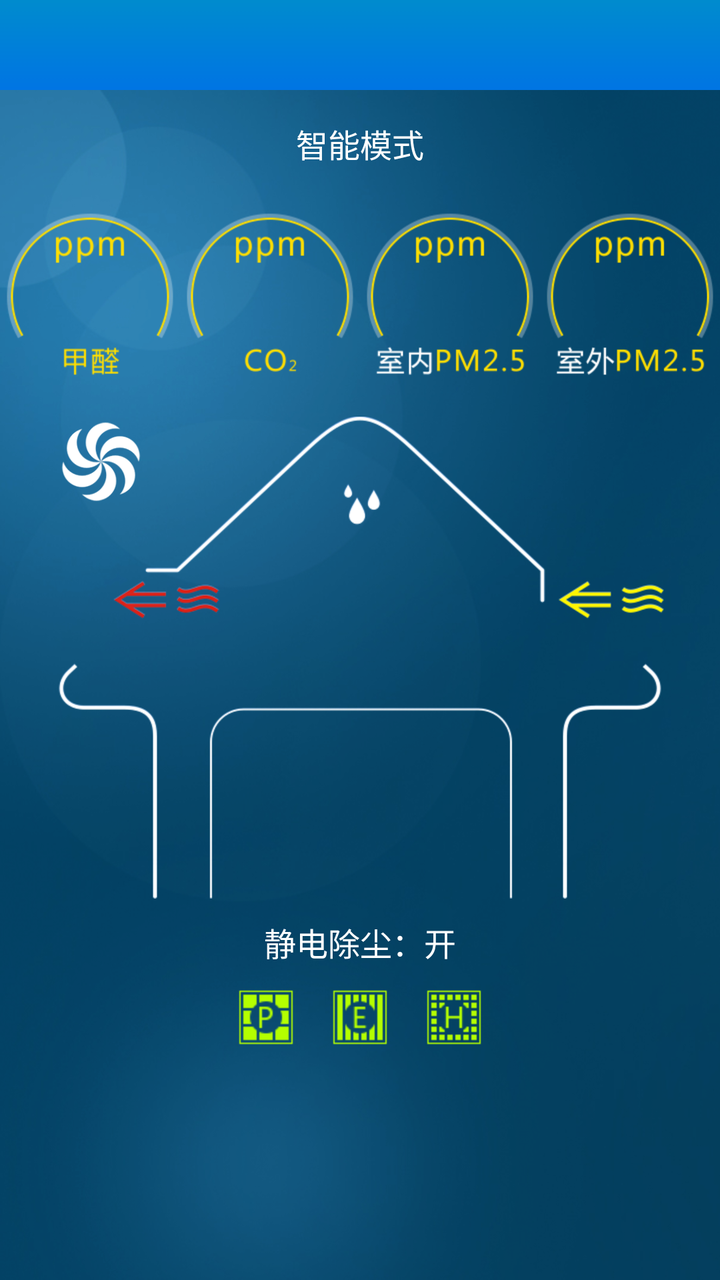
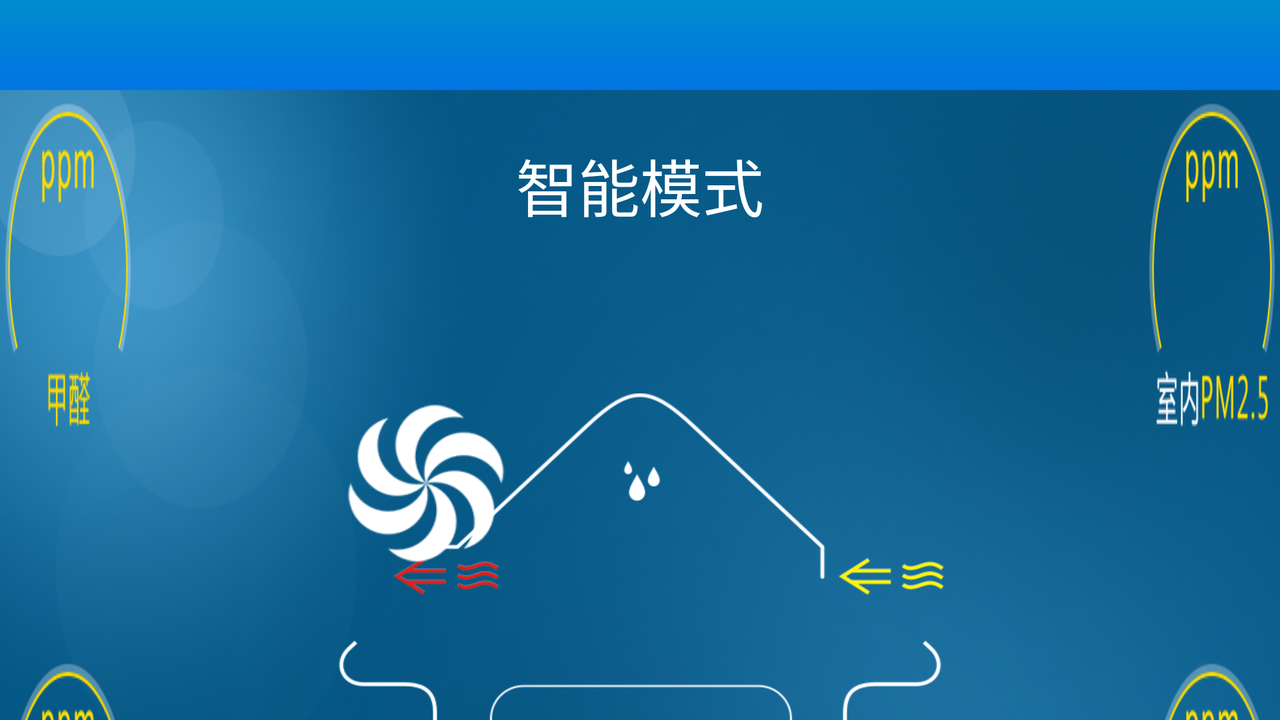

The same Android screen from two of the app's own layout files: first res/layout/ as a phone draws it, then the repository's variant for another configuration, drawn on a device whose configuration selects that folder. Both files follow.
<!-- AndroidManifest.xml: application theme ThemeActivity -->
<!-- res/layout/activity_home.xml -->
<RelativeLayout xmlns:android="http://schemas.android.com/apk/res/android"
    xmlns:app="http://schemas.android.com/apk/res-auto"
    android:layout_width="match_parent"
    android:layout_height="match_parent"
    android:background="@drawable/main_bg" >

    <include
        android:id="@+id/main_title"
        layout="@layout/title_with_back_btn_wrap" />

    <ScrollView
        android:layout_width="fill_parent"
        android:layout_height="fill_parent"
        android:layout_below="@id/main_title"
        android:fadingEdge="none"
        android:fillViewport="true"
        android:scrollbars="none" >

        <RelativeLayout
            android:layout_width="match_parent"
            android:layout_height="match_parent"
            android:background="@drawable/main_bg" >

            <TextView
                android:id="@+id/tv_mode"
                android:layout_width="wrap_content"
                android:layout_height="wrap_content"
                android:layout_centerHorizontal="true"
                android:layout_marginTop="15dp"
                android:text="智能模式"
                android:textColor="@color/white"
                android:textSize="@dimen/size_2" />

            <TextView
                android:id="@+id/tv_offline_mode"
                android:layout_width="wrap_content"
                android:layout_height="wrap_content"
                android:layout_below="@id/tv_mode"
                android:layout_centerHorizontal="true"
                android:textColor="@color/white"
                android:textSize="@dimen/size_4" />

            <LinearLayout
                android:id="@+id/ll_pm2dot5_layout"
                android:layout_width="wrap_content"
                android:layout_height="90dp"
                android:layout_below="@id/tv_mode"
                android:layout_centerHorizontal="true"
                android:layout_marginTop="20dp"
                android:gravity="center"
                android:orientation="horizontal" >

                <Button
                    android:id="@+id/pgv_jiaquan"
                    android:layout_width="90dp"
                    android:layout_height="90dp"
                    android:background="@drawable/iv_jiaquan"
                    android:textColor="@color/white"
                    android:textSize="@dimen/size_big_2" />

                <Button
                    android:id="@+id/pgv_co2"
                    android:layout_width="90dp"
                    android:layout_height="90dp"
                    android:background="@drawable/iv_co2"
                    android:textColor="@color/white"
                    android:textSize="@dimen/size_1" />

                <Button
                    android:id="@+id/pgv_pm_2dot5_in"
                    android:layout_width="90dp"
                    android:layout_height="90dp"
                    android:background="@drawable/iv_pm_2dot5_in"
                    android:textColor="@color/white"
                    android:textSize="@dimen/size_1" />

                <Button
                    android:id="@+id/pgv_pm_2dot5_out"
                    android:layout_width="90dp"
                    android:layout_height="90dp"
                    android:background="@drawable/iv_pm_2dot5_out"
                    android:textColor="@color/white"
                    android:textSize="@dimen/size_1" />
            </LinearLayout>

            <RelativeLayout
                android:id="@+id/rl_home_tab_layout"
                android:layout_width="wrap_content"
                android:layout_height="wrap_content"
                android:layout_below="@id/ll_pm2dot5_layout"
                android:layout_centerHorizontal="true"
                android:layout_marginTop="15dp"
                android:background="@drawable/home_bg" >
            </RelativeLayout>

            <ImageView
                android:id="@+id/iv_fans"
                android:layout_width="45dp"
                android:layout_height="45dp"
                android:layout_alignLeft="@id/rl_home_tab_layout"
                android:layout_alignTop="@id/rl_home_tab_layout"
                android:background="@drawable/icon_fans"
                android:contentDescription="@null" />

			<TextView
				android:id="@+id/tv_fans"
				android:layout_width="wrap_content"
				android:layout_height="wrap_content"
				android:gravity="center"
                android:layout_alignRight="@id/rl_home_tab_layout"
                android:layout_alignTop="@id/rl_home_tab_layout"
				android:layout_centerHorizontal="true"
				android:textColor="@color/white"
				android:textSize="@dimen/size_2" />
            <TextView
                android:id="@+id/tv_frequency"
                android:layout_width="wrap_content"
                android:layout_height="wrap_content"
                android:layout_alignBottom="@id/rl_home_tab_layout"
                android:layout_centerHorizontal="true"
                android:textColor="@color/white"
                android:textSize="@dimen/size_2" />

            <TextView
                android:id="@+id/tv_humidity"
                android:layout_width="wrap_content"
                android:layout_height="wrap_content"
                android:layout_alignTop="@id/rl_home_tab_layout"
                android:layout_centerHorizontal="true"
                android:clickable="true"
                android:textColor="@color/white"
                android:textSize="@dimen/size_2" />

            <TextView
                android:id="@+id/tv_mode_switch"
                android:layout_width="wrap_content"
                android:layout_height="wrap_content"
                android:layout_below="@id/rl_home_tab_layout"
                android:layout_centerHorizontal="true"
                android:layout_marginTop="10dp"
                android:text="静电除尘：开"
                android:textColor="@color/white"
                android:textSize="@dimen/size_2" />

            <TextView
                android:id="@+id/tv_out_out_wind_temp"
                android:layout_width="wrap_content"
                android:layout_height="wrap_content"
                android:layout_alignLeft="@id/rl_home_tab_layout"
                android:layout_alignTop="@id/rl_home_tab_layout"
                android:clickable="true"
                android:textColor="@color/white"
                android:textSize="@dimen/size_2" />

            <TextView
                android:id="@+id/tv_in_out_wind_temp"
                android:layout_width="wrap_content"
                android:layout_height="wrap_content"
                android:layout_alignLeft="@id/rl_home_tab_layout"
                android:layout_alignTop="@id/rl_home_tab_layout"
                android:clickable="true"
                android:textColor="@color/white"
                android:textSize="@dimen/size_2" />

            <TextView
                android:id="@+id/tv_out_in_wind_temp"
                android:layout_width="wrap_content"
                android:layout_height="wrap_content"
                android:layout_alignRight="@id/rl_home_tab_layout"
                android:layout_alignTop="@id/rl_home_tab_layout"
                android:clickable="true"
                android:textColor="@color/white"
                android:textSize="@dimen/size_2" />

            <TextView
                android:id="@+id/tv_in_in_wind_temp"
                android:layout_width="wrap_content"
                android:layout_height="wrap_content"
                android:layout_alignRight="@id/rl_home_tab_layout"
                android:layout_alignTop="@id/rl_home_tab_layout"
                android:clickable="true"
                android:textColor="@color/white"
                android:textSize="@dimen/size_2" />

            <LinearLayout
                android:layout_width="wrap_content"
                android:layout_height="wrap_content"
                android:layout_below="@id/tv_mode_switch"
                android:layout_centerHorizontal="true"
                android:layout_marginTop="10dp"
                android:orientation="horizontal" >

                <ImageView
                    android:id="@+id/iv_chuxiao"
                    android:layout_width="32dp"
                    android:layout_height="32dp"
                    android:background="@drawable/chuxiao_weiguoqi" />

                <ImageView
                    android:id="@+id/iv_chuchen"
                    android:layout_width="32dp"
                    android:layout_height="32dp"
                    android:layout_marginLeft="15dp"
                    android:background="@drawable/chuchen_weiguoqi" />

                <ImageView
                    android:id="@+id/iv_gaoxiao"
                    android:layout_width="32dp"
                    android:layout_height="32dp"
                    android:layout_marginLeft="15dp"
                    android:background="@drawable/gaoxiao_weiguoqi" />
            </LinearLayout>
        </RelativeLayout>
    </ScrollView>

</RelativeLayout>
<!-- res/layout/title_with_back_btn_wrap.xml (included above) -->
<?xml version="1.0" encoding="utf-8"?>
<RelativeLayout xmlns:android="http://schemas.android.com/apk/res/android"
    android:id="@+id/title_with_back_title_btn_bk"
    android:layout_width="fill_parent"
    android:layout_height="45dp"
    android:background="@drawable/title_bg" >

    <LinearLayout
        android:layout_width="fill_parent"
        android:layout_height="wrap_content"
        android:layout_centerInParent="true"
        android:layout_marginLeft="50dp"
        android:layout_marginRight="50dp"
        android:gravity="center" >

        <TextView
            android:id="@+id/title_with_back_title_btn_mid"
            android:layout_width="wrap_content"
            android:layout_height="wrap_content"
            android:focusable="false"
            android:focusableInTouchMode="true"
            android:gravity="center"
            android:singleLine="true"
            android:textColor="@color/white"
            android:textSize="@dimen/size_1" />
    </LinearLayout>

    <LinearLayout
        android:id="@+id/title_with_back_title_btn_left"
        android:layout_width="wrap_content"
        android:layout_height="fill_parent"
        android:layout_centerVertical="true"
        android:gravity="center_vertical"
        android:paddingBottom="5dp"
        android:paddingLeft="10dp"
        android:paddingTop="5dp"
        android:visibility="visible" >

        <TextView
            android:id="@+id/tv_title_with_back_left"
            android:layout_width="wrap_content"
            android:layout_height="wrap_content"
            android:layout_marginBottom="5dp"
            android:layout_marginTop="5dp"
            android:duplicateParentState="true"
            android:focusable="false"
            android:gravity="center"
            android:paddingLeft="10dp"
            android:paddingRight="10dp"
            android:textColor="@color/text_color"
            android:textSize="@dimen/size_3" />
    </LinearLayout>

    <LinearLayout
        android:id="@+id/title_with_back_title_btn_right"
        android:layout_width="wrap_content"
        android:layout_height="fill_parent"
        android:layout_alignParentRight="true"
        android:layout_centerVertical="true"
        android:clickable="true"
        android:gravity="center_vertical|right"
        android:paddingBottom="5dp"
        android:paddingRight="10dp"
        android:paddingTop="5dp"
        android:visibility="visible" >

        <TextView
            android:id="@+id/tv_title_with_right"
            android:layout_width="wrap_content"
            android:layout_height="wrap_content"
            android:clickable="true"
            android:gravity="center"
            android:paddingBottom="5dp"
            android:paddingLeft="10dp"
            android:paddingRight="10dp"
            android:paddingTop="5dp"
            android:textColor="@color/white"
            android:textSize="@dimen/size_2" />
    </LinearLayout>

</RelativeLayout>
<!-- resources referenced by this layout -->
<resources>
  <color name="text_color">#666666</color>
  <color name="white">#ffffffff</color>
  <dimen name="size_1">18dp</dimen>
  <dimen name="size_2">16dp</dimen>
  <dimen name="size_3">14dp</dimen>
  <dimen name="size_4">12dp</dimen>
  <dimen name="size_big_2">22dp</dimen>
  <!-- drawable chuchen_weiguoqi: png bitmap (drawable-xhdpi, 3211 bytes) -->
  <!-- drawable chuxiao_weiguoqi: png bitmap (drawable-xhdpi, 3294 bytes) -->
  <!-- drawable gaoxiao_weiguoqi: png bitmap (drawable-xhdpi, 3119 bytes) -->
  <!-- drawable home_bg: png bitmap (drawable-xhdpi, 71827 bytes) -->
  <!-- drawable icon_fans: png bitmap (drawable-xhdpi, 10390 bytes) -->
  <!-- drawable iv_co2: png bitmap (drawable-xhdpi, 12861 bytes) -->
  <!-- drawable iv_jiaquan: png bitmap (drawable-xhdpi, 12896 bytes) -->
  <!-- drawable iv_pm_2dot5_in: png bitmap (drawable-xhdpi, 14401 bytes) -->
  <!-- drawable iv_pm_2dot5_out: png bitmap (drawable-xhdpi, 14549 bytes) -->
  <!-- drawable main_bg: png bitmap (drawable-hdpi, 732142 bytes) -->
  <!-- drawable title_bg: png bitmap (drawable-hdpi, 942 bytes) -->
  <style name="ThemeActivity" mce_bogus="1" parent="android:Theme">
          <item name="android:windowAnimationStyle">@style/AnimationActivity</item>
          <item name="android:windowNoTitle">true</item>
          <item name="android:textColor">@color/black</item>
          <item name="android:textSize">14sp</item>
      </style>
  <style name="AnimationActivity" mce_bogus="1" parent="@android:style/Animation.Activity">
          <item name="android:activityOpenEnterAnimation">@anim/push_left_in</item>
          <item name="android:activityOpenExitAnimation">@anim/push_left_out</item>
          <item name="android:activityCloseEnterAnimation">@anim/push_right_in</item>
          <item name="android:activityCloseExitAnimation">@anim/push_right_out</item>
      </style>
  <color name="black">#000000</color>
</resources>
<!-- res/layout-land/activity_home.xml (the repository's variant of the layout above) -->
<!-- drawn on the phone turned sideways -->
<RelativeLayout xmlns:android="http://schemas.android.com/apk/res/android"
	xmlns:app="http://schemas.android.com/apk/res-auto"
	android:layout_width="match_parent"
	android:layout_height="match_parent"
	android:background="@drawable/main_bg" >
	<include
		android:id="@+id/main_title"
		layout="@layout/title_with_back_btn_wrap" />
	<ScrollView
		android:layout_width="fill_parent"
		android:layout_height="fill_parent"
		android:layout_below="@id/main_title"
		android:fadingEdge="none"
		android:fillViewport="true"
		android:scrollbars="none" >
		<RelativeLayout
			android:layout_width="match_parent"
			android:layout_height="wrap_content"
			android:background="@drawable/main_bg" >
			<TextView
				android:id="@+id/tv_mode"
				android:layout_width="wrap_content"
				android:layout_height="wrap_content"
				android:layout_centerHorizontal="true"
				android:layout_marginTop="25dp"
				android:text="智能模式"
				android:textColor="@color/white"
				android:textSize="@dimen/size_big" />
			<TextView
				android:id="@+id/tv_offline_mode"
				android:layout_width="wrap_content"
				android:layout_height="wrap_content"
				android:layout_below="@id/tv_mode"
				android:layout_centerHorizontal="true"
				android:layout_marginTop="15dp"
				android:textColor="@color/white"
				android:textSize="@dimen/size_big" />
			<RelativeLayout
				android:id="@+id/rl_home_tab_layout"
				android:layout_width="wrap_content"
				android:layout_height="wrap_content"
				android:layout_below="@id/tv_offline_mode"
				android:layout_centerHorizontal="true"
				android:layout_marginTop="25dp"
				android:background="@drawable/home_bg" >
			</RelativeLayout>
			<ImageView
                android:id="@+id/iv_fans"
                android:layout_width="90dp"
                android:layout_height="90dp"
                android:layout_alignLeft="@id/rl_home_tab_layout"
                android:layout_alignTop="@id/rl_home_tab_layout"
                android:contentDescription="@null"
                android:background="@drawable/icon_fans" />
			<TextView
				android:id="@+id/tv_fans"
				android:layout_width="wrap_content"
				android:layout_height="wrap_content"
				android:gravity="center"
                android:layout_alignRight="@id/rl_home_tab_layout"
                android:layout_alignTop="@id/rl_home_tab_layout"
				android:textColor="@color/white"
				android:textSize="@dimen/size_big" />
			<TextView
				android:id="@+id/tv_frequency"
				android:layout_width="wrap_content"
				android:layout_height="wrap_content"
				android:layout_alignBottom="@id/rl_home_tab_layout"
				android:layout_centerHorizontal="true"
				android:textColor="@color/white"
				android:textSize="@dimen/size_big" />
			<TextView
				android:id="@+id/tv_humidity"
				android:layout_width="wrap_content"
				android:layout_height="wrap_content"
				android:layout_alignTop="@id/rl_home_tab_layout"
				android:layout_centerHorizontal="true"
				android:clickable="true"
				android:textColor="@color/white"
				android:textSize="@dimen/size_big" />
			<TextView
				android:id="@+id/tv_mode_switch"
				android:layout_width="wrap_content"
				android:layout_height="wrap_content"
				android:layout_below="@id/rl_home_tab_layout"
				android:layout_centerHorizontal="true"
				android:layout_marginTop="10dp"
				android:text="静电除尘：开"
				android:textColor="@color/white"
				android:textSize="@dimen/size_big" />
			<TextView
				android:id="@+id/tv_out_out_wind_temp"
				android:layout_width="wrap_content"
				android:layout_height="wrap_content"
				android:layout_alignLeft="@id/rl_home_tab_layout"
				android:layout_alignTop="@id/rl_home_tab_layout"
				android:clickable="true"
				android:textColor="@color/white"
				android:textSize="@dimen/size_big" />
			<TextView
				android:id="@+id/tv_in_out_wind_temp"
				android:layout_width="wrap_content"
				android:layout_height="wrap_content"
				android:layout_alignLeft="@id/rl_home_tab_layout"
				android:layout_alignTop="@id/rl_home_tab_layout"
				android:clickable="true"
				android:textColor="@color/white"
				android:textSize="@dimen/size_big" />
			<TextView
				android:id="@+id/tv_out_in_wind_temp"
				android:layout_width="wrap_content"
				android:layout_height="wrap_content"
				android:layout_alignRight="@id/rl_home_tab_layout"
				android:layout_alignTop="@id/rl_home_tab_layout"
				android:clickable="true"
				android:textColor="@color/white"
				android:textSize="@dimen/size_big" />
			<TextView
				android:id="@+id/tv_in_in_wind_temp"
				android:layout_width="wrap_content"
				android:layout_height="wrap_content"
				android:layout_alignRight="@id/rl_home_tab_layout"
				android:layout_alignTop="@id/rl_home_tab_layout"
				android:clickable="true"
				android:textColor="@color/white"
				android:textSize="@dimen/size_big" />
			<LinearLayout
				android:layout_width="wrap_content"
				android:layout_height="wrap_content"
				android:layout_below="@id/tv_mode_switch"
				android:layout_centerHorizontal="true"
				android:layout_marginTop="10dp"
				android:orientation="horizontal" >
				<ImageView
					android:id="@+id/iv_chuxiao"
					android:layout_width="32dp"
					android:layout_height="32dp"
					android:background="@drawable/chuxiao_weiguoqi" />
				<ImageView
					android:id="@+id/iv_chuchen"
					android:layout_width="32dp"
					android:layout_height="32dp"
					android:layout_marginLeft="15dp"
					android:background="@drawable/chuchen_weiguoqi" />
				<ImageView
					android:id="@+id/iv_gaoxiao"
					android:layout_width="32dp"
					android:layout_height="32dp"
					android:layout_marginLeft="15dp"
					android:background="@drawable/gaoxiao_weiguoqi" />
			</LinearLayout>
			<LinearLayout
				android:layout_width="wrap_content"
				android:layout_height="fill_parent"
				android:layout_marginRight="100dp"
				android:layout_toLeftOf="@id/rl_home_tab_layout"
				android:gravity="center_vertical"
				android:orientation="vertical" >
				<RelativeLayout
					android:layout_width="wrap_content"
					android:layout_height="wrap_content" >
					<Button
						android:id="@+id/pgv_jiaquan"
						android:layout_width="180dp"
						android:layout_height="180dp"
						android:layout_alignParentLeft="true"
						android:background="@drawable/iv_jiaquan"
						android:paddingLeft="5dp"
						android:paddingRight="5dp"
						android:paddingTop="5dp"
						android:textColor="@color/white"
						android:textSize="@dimen/size_big1"
						android:textStyle="bold" />
				</RelativeLayout>
				<RelativeLayout
					android:layout_width="wrap_content"
					android:layout_height="wrap_content"
					android:layout_marginTop="100dp" >
					<Button
						android:id="@+id/pgv_co2"
						android:layout_width="180dp"
						android:layout_height="180dp"
						android:layout_alignParentLeft="true"
						android:background="@drawable/iv_co2"
						android:paddingLeft="5dp"
						android:paddingRight="5dp"
						android:paddingTop="5dp"
						android:textColor="@color/white"
						android:textSize="@dimen/size_big1"
						android:textStyle="bold" />
				</RelativeLayout>
			</LinearLayout>
			<LinearLayout
				android:layout_width="wrap_content"
				android:layout_height="fill_parent"
				android:layout_marginLeft="100dp"
				android:layout_toRightOf="@id/rl_home_tab_layout"
				android:gravity="center_vertical"
				android:orientation="vertical" >
				<RelativeLayout
					android:layout_width="wrap_content"
					android:layout_height="wrap_content" >
					<Button
						android:id="@+id/pgv_pm_2dot5_in"
						android:layout_width="180dp"
						android:layout_height="180dp"
						android:layout_alignParentLeft="true"
						android:background="@drawable/iv_pm_2dot5_in"
						android:paddingLeft="5dp"
						android:paddingRight="5dp"
						android:paddingTop="5dp"
						android:textColor="@color/white"
						android:textSize="@dimen/size_big1"
						android:textStyle="bold" />
				</RelativeLayout>
				<RelativeLayout
					android:layout_width="wrap_content"
					android:layout_height="wrap_content"
					android:layout_marginTop="100dp" >
					<Button
						android:id="@+id/pgv_pm_2dot5_out"
						android:layout_width="180dp"
						android:layout_height="180dp"
						android:layout_alignParentLeft="true"
						android:background="@drawable/iv_pm_2dot5_out"
						android:paddingLeft="5dp"
						android:paddingRight="5dp"
						android:paddingTop="5dp"
						android:textColor="@color/white"
						android:textSize="@dimen/size_big1"
						android:textStyle="bold" />
				</RelativeLayout>
			</LinearLayout>
		</RelativeLayout>
	</ScrollView>
</RelativeLayout>
<!-- resources referenced by the variant -->
<!-- as the phone turned sideways resolves them -->
<resources>
  <color name="text_color">#666666</color>
  <color name="white">#ffffffff</color>
  <dimen name="size_1">18dp</dimen>
  <dimen name="size_2">16dp</dimen>
  <dimen name="size_3">14dp</dimen>
  <dimen name="size_big">31dp</dimen>
  <dimen name="size_big1">35dp</dimen>
  <!-- drawable chuchen_weiguoqi: png bitmap (drawable-xhdpi, 3211 bytes) -->
  <!-- drawable chuxiao_weiguoqi: png bitmap (drawable-xhdpi, 3294 bytes) -->
  <!-- drawable gaoxiao_weiguoqi: png bitmap (drawable-xhdpi, 3119 bytes) -->
  <!-- drawable home_bg: png bitmap (drawable-xhdpi, 71827 bytes) -->
  <!-- drawable icon_fans: png bitmap (drawable-xhdpi, 10390 bytes) -->
  <!-- drawable iv_co2: png bitmap (drawable-xhdpi, 12861 bytes) -->
  <!-- drawable iv_jiaquan: png bitmap (drawable-xhdpi, 12896 bytes) -->
  <!-- drawable iv_pm_2dot5_in: png bitmap (drawable-xhdpi, 14401 bytes) -->
  <!-- drawable iv_pm_2dot5_out: png bitmap (drawable-xhdpi, 14549 bytes) -->
  <!-- drawable main_bg: png bitmap (drawable-hdpi, 732142 bytes) -->
  <!-- drawable title_bg: png bitmap (drawable-hdpi, 942 bytes) -->
  <style name="ThemeActivity" mce_bogus="1" parent="android:Theme">
          <item name="android:windowAnimationStyle">@style/AnimationActivity</item>
          <item name="android:windowNoTitle">true</item>
          <item name="android:textColor">@color/black</item>
          <item name="android:textSize">14sp</item>
      </style>
  <style name="AnimationActivity" mce_bogus="1" parent="@android:style/Animation.Activity">
          <item name="android:activityOpenEnterAnimation">@anim/push_left_in</item>
          <item name="android:activityOpenExitAnimation">@anim/push_left_out</item>
          <item name="android:activityCloseEnterAnimation">@anim/push_right_in</item>
          <item name="android:activityCloseExitAnimation">@anim/push_right_out</item>
      </style>
  <color name="black">#000000</color>
</resources>
